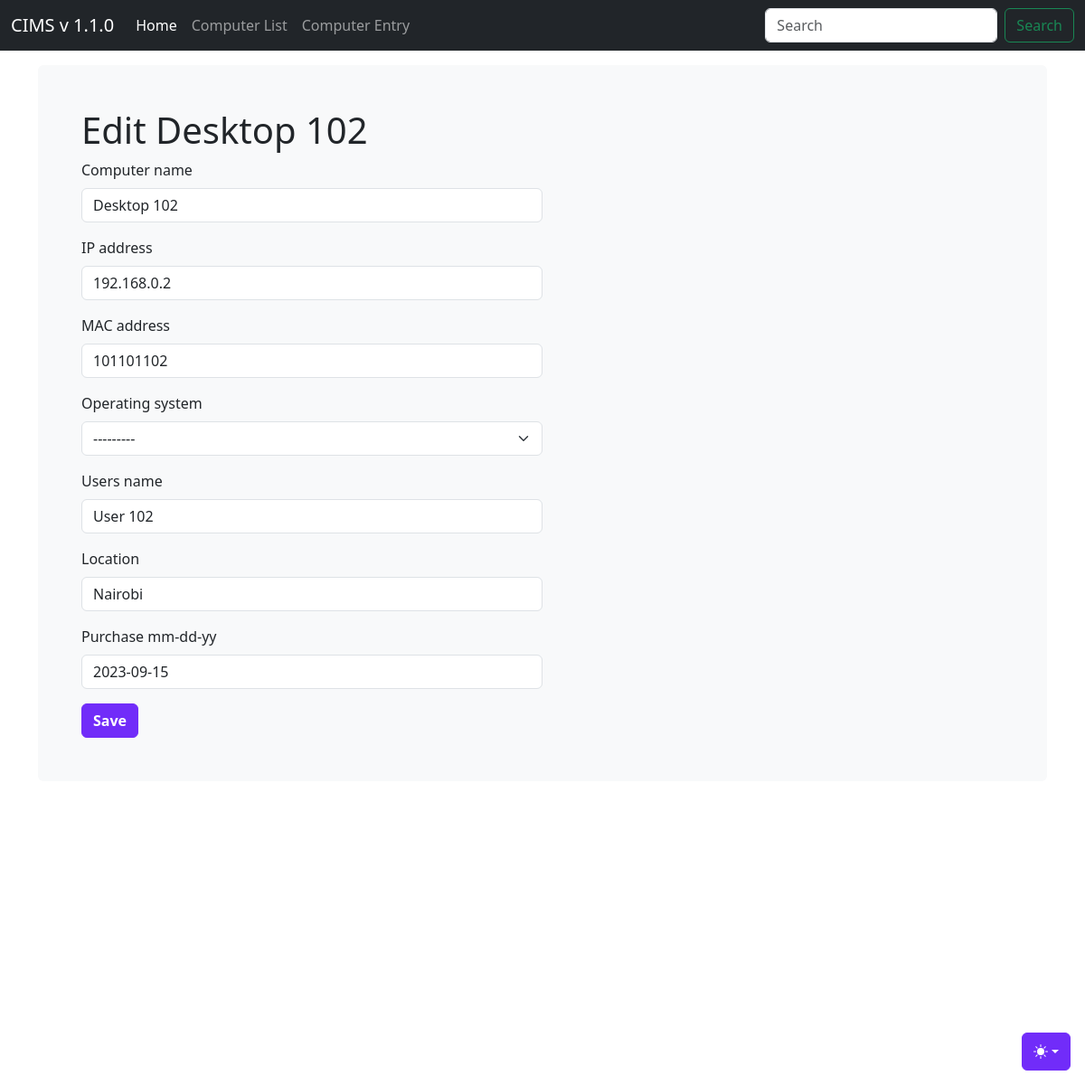
/computer_list/3/, run on an earlier commit of the app's database.
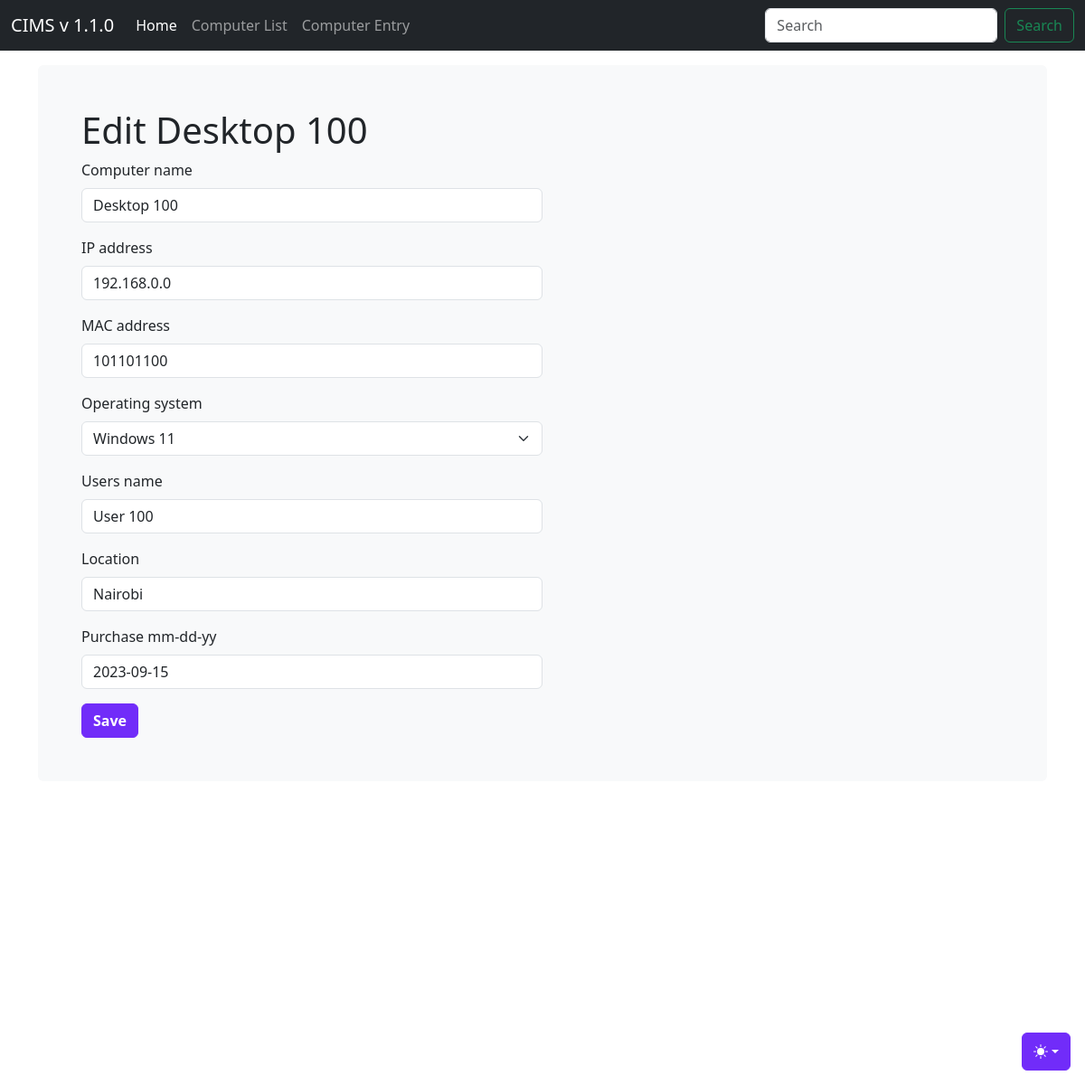
And on a later commit of the database.
### djangoapp/models.py (models this page shows)
class Computer(models.Model):
    computer_name = models.CharField(max_length=30, blank=True, null=True)
    IP_address = models.CharField(max_length=30)
    MAC_address = models.CharField(max_length=30)
    timestamp = models.DateField(auto_now_add = True, auto_now = False, blank=True)
    os_choice = (
            ('Mac OS', 'Mac OS'),
            ('Windows 11', 'Windows 11'),
            ('Windows 10', 'Windows 10'),
            ('Windows 8', 'Windows 8'),
            ('Linux', 'Linux'),
        )
    operating_system = models.CharField(max_length=30, blank=True, null=True, choices=os_choice)
    users_name = models.CharField(max_length=30, blank=True, null=True)
    location = models.CharField(max_length=30)
    purchase_date = models.DateField("Purchase mm-dd-yy",auto_now_add = False, auto_now = False, blank=True, null=True)

### djangoapp/views.py (the view)
# urls.py: path('computer_list/<int:id>/', computer_edit, name='computer_edit'),
def computer_edit(request, id=None):
    instance = get_object_or_404(Computer, id=id)
    form = ComputerForm(request.POST or None, instance=instance)
    if form.is_valid():
        instance = form.save(commit=False)
        instance.save()
        return redirect('/computer_list')
    context = {
        "title": 'Edit ' + str(instance.computer_name),
        "instance": instance,
        "form": form,
    }
    return render(request, "computer_entry.html", context)

### djangoapp/forms.py (shortened to what this page needs)
class ComputerForm(forms.ModelForm):
    class Meta:
        model = Computer
        fields = ['computer_name', 'IP_address', 'MAC_address', 'operating_system', 'users_name', 'location', 'purchase_date']
        widgets = {
            'purchase_date': forms.DateInput(attrs={'class': 'dateinput'}),
        }

### djangoapp/templates/computer_entry.html (shortened to what this page needs)
{% load static %}
{% load bootstrap5 %}
<!doctype html>
<html lang="en" data-bs-theme="auto">
  <head><script src="{% static 'js/color-modes.js' %}"></script>
    <link rel="stylesheet" href="https://cdn.jsdelivr.net/npm/@docsearch/css@3">
<link href="{% static 'css/bootstrap.min.css' %}" rel="stylesheet">
    <link href="{% static 'css/stylesheet.css' %}" rel="stylesheet">
    <link href="{% static 'css/navbar-fixed.css' %}" rel="stylesheet">
    <link href="{% static 'js/jquery-ui-1.13.2/jquery-ui.min.css' %}" rel="stylesheet">
    <link href="{% static 'js/jquery-ui-1.13.2/jquery-ui.structure.min.css' %}" rel="stylesheet">
    <link href="{% static 'js/jquery-ui-1.13.2/jquery-ui.theme.min.css' %}" rel="stylesheet">
  </head>
  <body>
    <div class="dropdown position-fixed bottom-0 end-0 mb-3 me-3 bd-mode-toggle">
      <button class="btn btn-bd-primary py-2 dropdown-toggle d-flex align-items-center"
              id="bd-theme"
              type="button"
              aria-expanded="false"
              data-bs-toggle="dropdown"
              aria-label="Toggle theme (auto)">
        <svg class="bi my-1 theme-icon-active" width="1em" height="1em"><use href="#circle-half"></use></svg>
      </button>
    </div>
    {% include 'navbar.html' %}
<main class="container">
  <div class="bg-body-tertiary p-5 rounded">
      <h1> {{ title }}</h1>
      <div class="row">
          <form method="post" action="" class="pr-4">
              {% for field in form %}
              <div class="col-sm-6 form-group">
                {% bootstrap_field field %}
              </div>
              {% endfor %}
              <input class="btn btn-bd-primary" type="submit" value="Save" />
          </form>
      </div>
  </div>
</main>
</body>
</html>

What changed in the data, as far as the page shows it:
changed Computer "Nairobi": computer_name "Desktop 102" → "Desktop 100"; IP_address "192.168.0.2" → "192.168.0.0"; MAC_address "101101102" → "101101100"; operating_system "---------" → "Windows 11"; users_name "User 102" → "User 100"
Also different on the page:
{{ title }}: "Edit Desktop 102" → "Edit Desktop 100"
